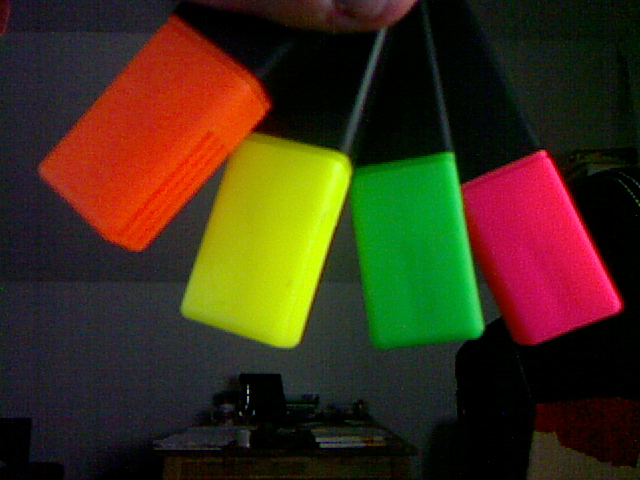
#> input picture webcam-painting/colors.png, 640 x 480 px, given in place of the camera
$ jupyter execute --allow-errors webcam-painting.ipynb   (text cells are left out)
#> lines starting #> are read from the running program, lines starting #| are printed output that depends on the picture; after the words box and inside, x2 and y2 are one past the last pixel; in counts of white or black regions, pixels touching at a corner belong together
[cell 1]
import ipywidgets
import numpy as np
import cv2 as cv
from PIL import Image

[cell 2]
from io import BytesIO
import IPython.display
import PIL.Image

# [12 lines left out: function camera_capture, not called in this run]

def camera_stream(process=lambda frame: frame):
    camera = cv.VideoCapture(0)
    camera.set(3, 1280)
    camera.set(4, 1024)
    try:
        while True:
            ret, frame = camera.read()
#> frame is the input picture: shape (480, 640, 3); mean B, G, R 23.5, 46.7, 60.9
            frame = cv.flip(frame, 0)
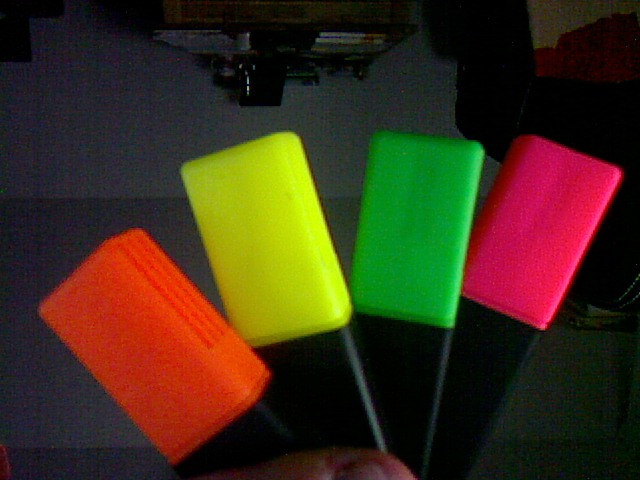
#> frame: shape (480, 640, 3); mean B, G, R 23.5, 46.7, 60.9
            frame = process(frame)
            frame = cv.cvtColor(frame, cv.COLOR_BGR2RGB)

            stream = BytesIO()
            PIL.Image.fromarray(frame).save(stream, format="jpeg")
            IPython.display.display(IPython.display.Image(data=stream.getvalue()))

            IPython.display.clear_output(wait=True)
    except KeyboardInterrupt:
        camera.release()
        print("Stream Stopped")

[cell 3]
# Image.fromarray(camera_capture())

[cell 4]
# [38 lines left out: function find_hsv_ranges, not called in this run]

[cell 5]
# find_hsv_ranges()

[cell 6]
orange = (1, 143, 141), (11, 255, 255)
yellow = (17, 103, 141), (36, 255, 255)
green = (61, 103, 101), (71, 255, 255)
magenta = (164, 143, 141), (174, 255, 255)

[cell 7]
# [4 lines of commented-out code are left out]

[cell 8]
def get_masks(frame):
    frame = cv.GaussianBlur(frame, (11, 11), 10)
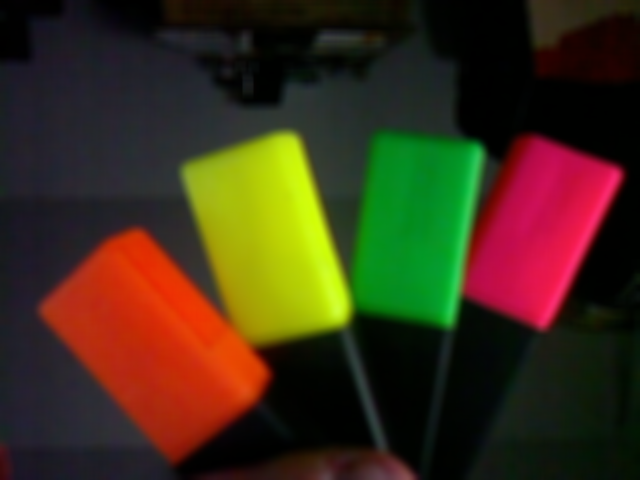
#> frame: shape (480, 640, 3); mean of channels 0, 1, 2 23.5, 46.7, 60.9; drawn as B, G, R
    hsv = cv.cvtColor(frame, cv.COLOR_BGR2HSV)
#> hsv: shape (480, 640, 3); mean H, S, V 70.9, 162.3, 75.6

    orange_mask = cv.inRange(hsv, orange[0], orange[1])
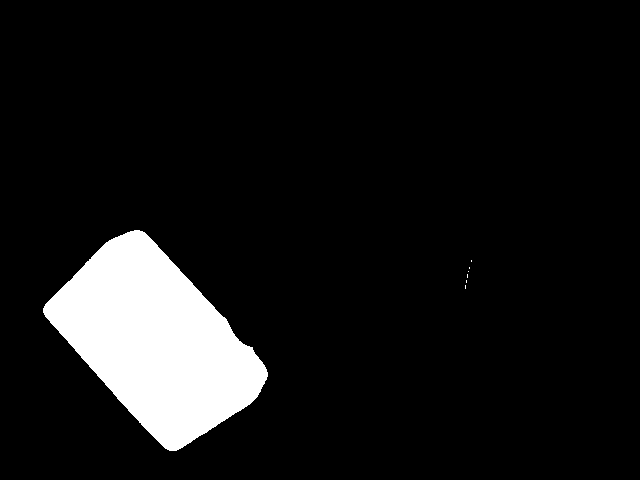
#> orange_mask: shape (480, 640); 8.8% white; 7 white regions (6 under 20 px), largest, box (x1, y1, x2, y2) and area: (43, 230, 268, 451) 27040
    yellow_mask = cv.inRange(hsv, yellow[0], yellow[1])
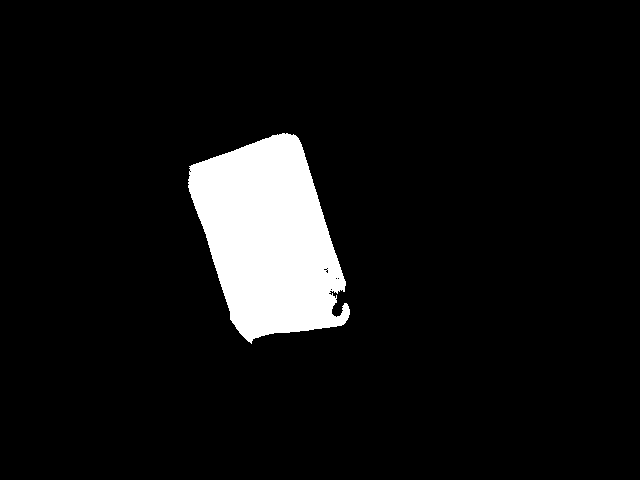
#> yellow_mask: shape (480, 640); 7.3% white; 1 white region, box (x1, y1, x2, y2) and area: (188, 133, 350, 344) 22399
    green_mask = cv.inRange(hsv, green[0], green[1])
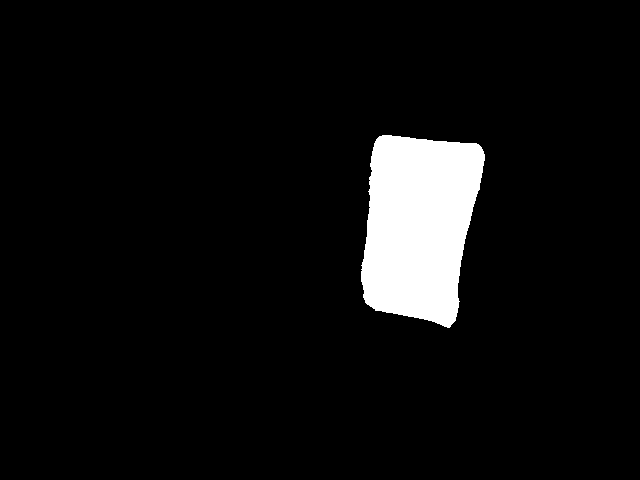
#> green_mask: shape (480, 640); 5.9% white; 1 white region, box (x1, y1, x2, y2) and area: (361, 135, 485, 328) 18226
    magenta_mask = cv.inRange(hsv, magenta[0], magenta[1])
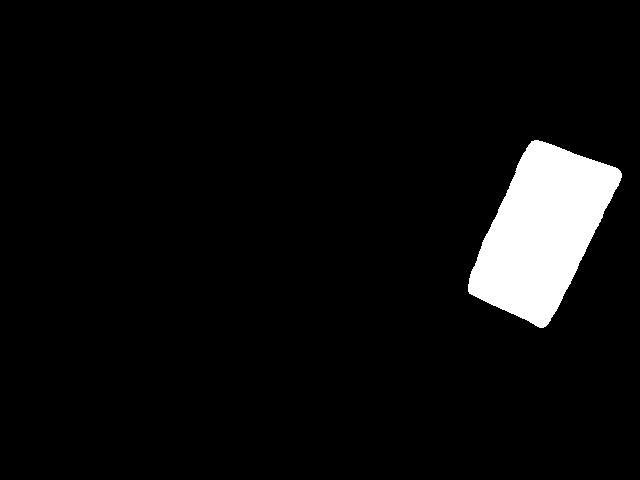
#> magenta_mask: shape (480, 640); 5.4% white; 1 white region, box (x1, y1, x2, y2) and area: (468, 140, 622, 328) 16546

    return (orange_mask, yellow_mask, green_mask, magenta_mask)

# [11 lines left out: function display_masks, not called in this run]

[cell 9]
# camera_stream(process=display_masks)

[cell 10]
orange_paint = (0, 127, 255)
yellow_paint = (0, 255, 255)
green_paint = (0, 255, 0)
magenta_paint = (255, 0, 255)

[cell 11]
def get_boundings(frame):
    masks = get_masks(frame)
    colors = [orange_paint, yellow_paint, green_paint, magenta_paint]

    boundings = set({})
    for mask, color in zip(get_masks(frame), colors):
        contours, _ = cv.findContours(mask, cv.RETR_EXTERNAL, cv.CHAIN_APPROX_NONE)
        for contour in contours:
            area = cv.contourArea(contour)
            if area > 300:
                # approx = cv.approxPolyDP(contour, cv.arcLength(contour, True) * 0.05, True)
                # cv.drawContours(frame, [approx], -1, color, 3, cv.LINE_AA)
                # cv.drawContours(frame, contour, -1, color, 3, cv.LINE_AA)
                boundings.add((color, cv.boundingRect(contour)))
#> this loop made 4 passes
#> color on passes 1 to 4: (0, 127, 255), (0, 255, 255), (0, 255, 0), (255, 0, 255)
#> after the loop, boundings = 4 items
    return boundings

# [6 lines left out: function display_boundings, not called in this run]

[cell 12]
# camera_stream(process=display_boundings)

[cell 13]
drawing = np.zeros((1024, 1280, 3), np.uint8)
last_dots = {}

def display_drawing(frame):
    global drawing, last_dots
    boundings = get_boundings(frame)
#> boundings = 4 items
    for (color, rect) in boundings:
        x, y, w, h = rect
        dot = (w // 2 + x, h // 2 + y)
        if last_dots.get(color) is not None:
            cv.line(drawing, last_dots[color], dot, color, 10, cv.LINE_AA)
        else:
            cv.line(drawing, dot, dot, color, 10, cv.LINE_AA)
        last_dots[color] = dot
#> this loop made 4 passes
#> (color, x, y, w, h, dot) on passes 1 to 4: ((0, 255, 0), 361, 135, 124, 193, (423, 231)), ((255, 0, 255), 468, 140, 154, 188, (545, 234)), ((0, 127, 255), 43, 230, 225, 221, (155, 340)), ((0, 255, 255), 188, 133, 162, 211, (269, 238))
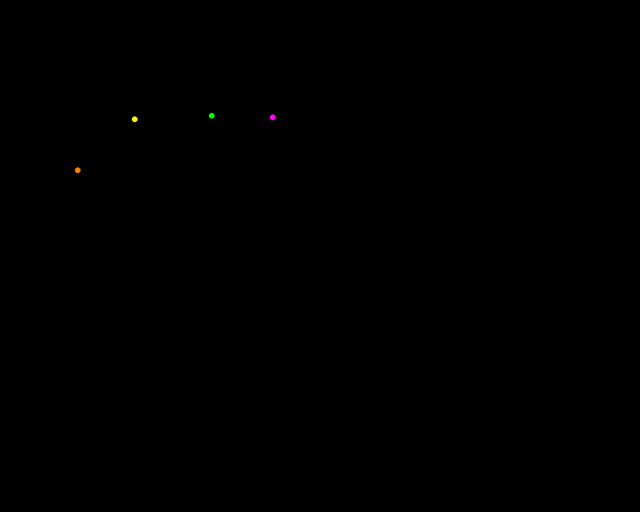
#> drawing: shape (1024, 1280, 3) (shown at 1/2 size); mean of channels 0, 1, 2 0, 0, 0.1; drawn as B, G, R
#> after the loop, last_dots = {(0, 255, 0): (423, 231), (255, 0, 255): (545, 234), (0, 127, 255): (155, 340), (0, 255, 255): (269, 238)}

    cond = drawing != 0
    frame[cond] = drawing[cond]
    return frame

#> (the rest of this cell did not finish here and is left out)
